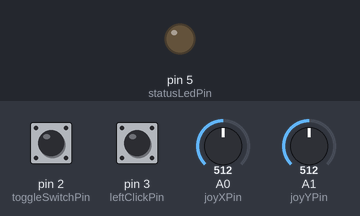
This sketch was run on a simulated Arduino Leonardo, built with avr-gcc and run on an emulated ATmega32U4. On the bench: output pins drawn as LEDs (lit = HIGH). The test bench sets the inputs (shaded band); at power-on: pin 2 (toggleSwitchPin) LOW, pin 3 (leftClickPin) LOW, A0 (joyXPin) = 512, A1 (joyYPin) = 512. USB keyboard and mouse output is not drawn.

Above: at 1.2 s.
1.3 s: pin 2 (toggleSwitchPin) pulled HIGH for 0.15 s
At 2.5 s:
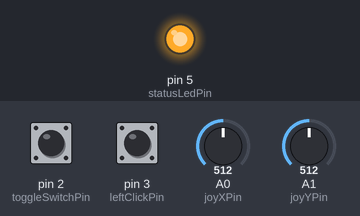
2.9 s: pin 2 (toggleSwitchPin) pulled HIGH for 1 s
At 3.8 s:
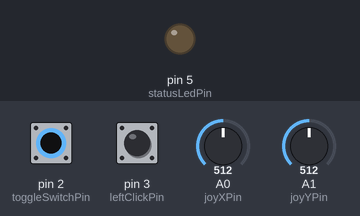
5.4 s: pin 2 (toggleSwitchPin) pulled HIGH for 3.2 s
At 5.9 s:
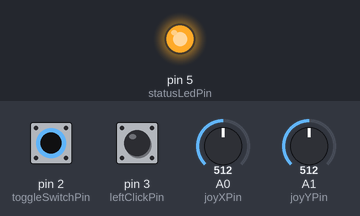
Timing chart, 0 to 8.4 s (numbered marks = the images above; inputs shaded):
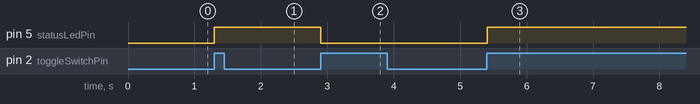

Measured:
- after the input at 1.3 s, pin 5 (statusLedPin): LOW → HIGH at once
- after the input at 2.9 s, pin 5 (statusLedPin): HIGH → LOW at once
- after the input at 5.4 s, pin 5 (statusLedPin): LOW → HIGH at once

The sketch:

joystick-mouse-controller.ino
```cpp
#include "Mouse.h"

// Pin configuration for switches, joystick, and LED indicator:
const int toggleSwitchPin = 2;    // Pin for toggling mouse control
const int leftClickPin = 3;       // Pin for left mouse click
const int joyXPin = A0;           // X-axis of joystick
const int joyYPin = A1;           // Y-axis of joystick
const int statusLedPin = 5;       // LED for showing mouse control status

// Joystick parameters:
int movementRange = 12;           // Range for mouse movement
int movementDelay = 5;            // Delay in mouse response (milliseconds)
int idleThreshold = movementRange / 4;  // Threshold for idle joystick
int midpoint = movementRange / 2;  // Center position value for joystick

bool isMouseActive = false;       // Status of mouse control
int previousSwitchState = LOW;    // Previous state of the toggle switch

void setup() {
  pinMode(toggleSwitchPin, INPUT);  // Set toggle switch pin as input
  pinMode(statusLedPin, OUTPUT);    // Set LED pin as output
  Mouse.begin();                    // Initialize mouse control
}

void loop() {
  // Check the state of the toggle switch:
  int currentSwitchState = digitalRead(toggleSwitchPin);

  // Toggle mouse control if the switch state changes:
  if (currentSwitchState != previousSwitchState) {
    if (currentSwitchState == HIGH) {
      isMouseActive = !isMouseActive;  // Toggle mouse control
      digitalWrite(statusLedPin, isMouseActive);  // Update LED
    }
  }
  previousSwitchState = currentSwitchState;  // Update the switch state

  // Get and scale joystick readings:
  int xMovement = getAxisMovement(joyXPin);
  int yMovement = getAxisMovement(joyYPin);

  // Move mouse if control is active:
  if (isMouseActive) {
    Mouse.move(xMovement, yMovement, 0);
  }

  // Handle the left-click button:
  if (digitalRead(leftClickPin) == HIGH) {
    if (!Mouse.isPressed(MOUSE_LEFT)) {
      Mouse.press(MOUSE_LEFT);
    }
  } else {
    if (Mouse.isPressed(MOUSE_LEFT)) {
      Mouse.release(MOUSE_LEFT);
    }
  }

  delay(movementDelay);  // Add response delay
}

// Function to read and scale joystick axis data:
int getAxisMovement(int axisPin) {
  int axisValue = analogRead(axisPin);  // Read analog value from joystick
  axisValue = map(axisValue, 0, 1023, 0, movementRange);  // Scale the reading

  int distanceFromCenter = axisValue - midpoint;
  if (abs(distanceFromCenter) < idleThreshold) {
    distanceFromCenter = 0;  // Ignore small movements
  }

  return distanceFromCenter;  // Return the final movement value
}
```
